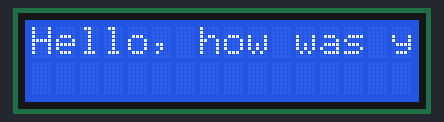
Simulated run of this sketch. Board: Arduino Uno, built with avr-gcc and run on an emulated ATmega328P. Parts: 16×2 character LCD.

Above: at 0.1 s.
At 4.1 s:
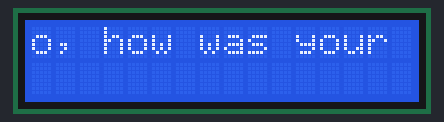
At 9.1 s:
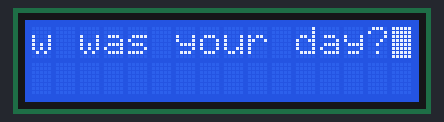
At 19.2 s:
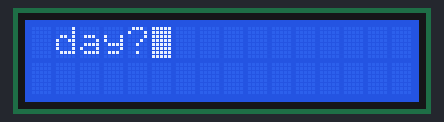
At 28.2 s:
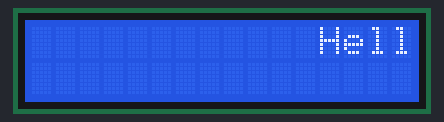
At 38.2 s:
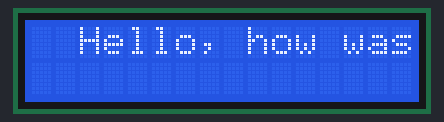

The sketch:

lcd.ino
```cpp
//Libary for LCD
#include <LiquidCrystal.h>

//Object for my LCD
LiquidCrystal mylcd(7,6,5,4,3,2);

void setup() {
  mylcd.begin(16,2);
}

void loop() {
  //Can alternatively use mylcd.home(); to set cursor to deafult position
  mylcd.setCursor(0,0);
  mylcd.print("Hello, how was your day?");
  //To make the cursor blink
  mylcd.blink();
  delay(1000);
  //Use scrollDisplayLeft when displaying more than 16 characters in a row
  mylcd.scrollDisplayLeft();
}
```

Measured:
- what the display in image 1 shows lasts 1.0 s, from 4.1 s to 5.1 s
